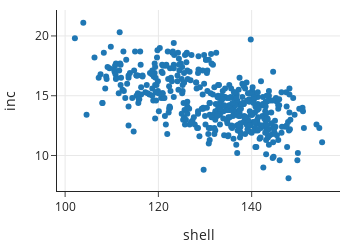

Source (notebook cell):
### Markdown cell above
These two measurements are negatively correlated, meaning that the larger the crab, the less they grow when they molt. We plot the growth increment against the shell size to determine whether the relationship between these variables is roughly linear.

### Code cell
px.scatter(crabs, y='inc', x= 'shell', 
           width=350, height=250)

### Figure 1 — Plotly figure (JSON) as saved in the notebook; plotly's stock layout.template omitted (floating-point values rounded to 4 significant figures; data arrays with more than 128 entries replaced by an {"elided": "..."} marker saying what was removed)
{"data": [{"hovertemplate": "shell=%{x}<br>inc=%{y}<extra></extra>", "legendgroup": "", "marker": {"color": "#1F77B4", "symbol": "circle"}, "mode": "markers", "name": "", "orientation": "v", "showlegend": false, "type": "scatter", "x": {"elided": "452 float values"}, "xaxis": "x", "y": {"elided": "452 float values"}, "yaxis": "y"}], "layout": {"height": 250, "legend": {"tracegroupgap": 0}, "width": 350, "xaxis": {"anchor": "y", "autorange": true, "domain": [0, 1], "range": [98.26, 158.9], "title": {"text": "shell"}, "type": "linear"}, "yaxis": {"anchor": "x", "autorange": true, "domain": [0, 1], "range": [7.029, 22.17], "title": {"text": "inc"}, "type": "linear"}}}
